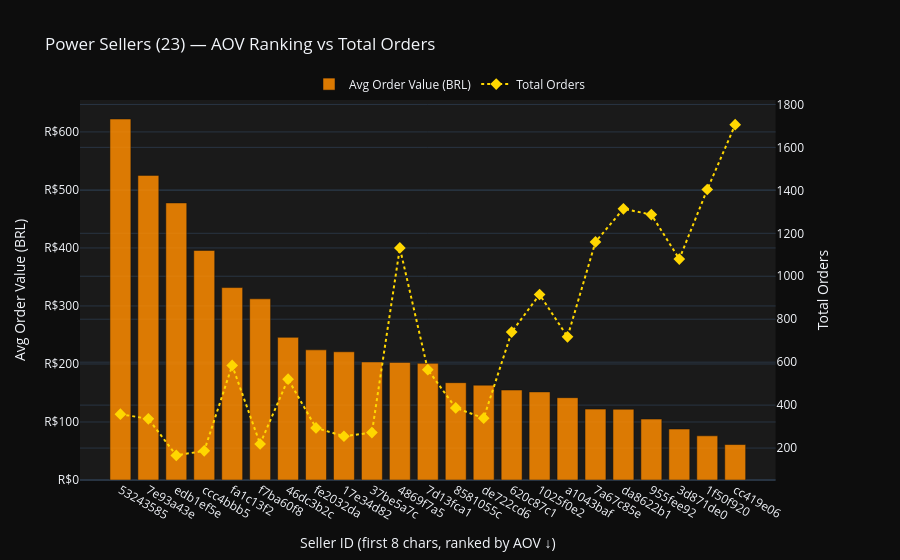

Notebook source saved alongside this figure:
### Code cell
# Dual-axis bar: power sellers — AOV ranking (left y, bars) + total orders (right y, line)
# Sorted by AOV descending to show premium vs mass-market split
aov_orders_plot = (
    active[active["power_seller"] == True]
    .assign(seller_short=lambda df: df["seller_id"].str[:8])
    .sort_values("avg_order_value", ascending=False)
)

fig = make_subplots(specs=[[{"secondary_y": True}]])

fig.add_trace(
    go.Bar(
        x=aov_orders_plot["seller_short"],
        y=aov_orders_plot["avg_order_value"],
        name="Avg Order Value (BRL)",
        marker_color="#FF8C00",
        opacity=0.85,
    ),
    secondary_y=False,
)

fig.add_trace(
    go.Scatter(
        x=aov_orders_plot["seller_short"],
        y=aov_orders_plot["total_orders"],
        name="Total Orders",
        mode="markers+lines",
        marker=dict(color="#FFD700", size=9, symbol="diamond"),
        line=dict(color="#FFD700", width=2, dash="dot"),
    ),
    secondary_y=True,
)

fig.update_layout(
    title=f"Power Sellers ({len(aov_orders_plot)}) — Average Order Value Ranking vs Total Orders",
    template="plotly_dark",
    paper_bgcolor="#0D0D0D",
    plot_bgcolor="#1A1A1A",
    legend=dict(orientation="h", y=1.08, x=0.5, xanchor="center"),
    xaxis_title="Seller ID (first 8 chars, ranked by AOV ↓)",
    bargap=0.25,
)
fig.update_yaxes(title_text="Avg Order Value (BRL)", secondary_y=False, tickprefix="R$")
fig.update_yaxes(title_text="Total Orders", secondary_y=True)
fig.show()

### Figure 1 — Plotly figure (JSON) as saved in the notebook; plotly's stock layout.template omitted (floating-point values rounded to 4 significant figures)
{"data": [{"marker": {"color": "#FF8C00"}, "name": "Avg Order Value (BRL)", "opacity": 0.85, "type": "bar", "x": ["53243585", "7e93a43e", "edb1ef5e", "ccc4bbb5", "fa1c13f2", "f7ba60f8", "46dc3b2c", "fe2032da", "17e34d82", "37be5a7c", "4869f7a5", "7d13fca1", "8581055c", "de722cd6", "620c87c1", "1025f0e2", "a1043baf", "7a67c85e", "da8622b1", "955fee92", "3d871de0", "1f50f920", "cc419e06"], "xaxis": "x", "y": [622.3, 525.1, 477.6, 395.8, 331.7, 312.3, 245.9, 224.3, 221.0, 203.5, 202.7, 201.1, 167.8, 163.5, 155.1, 151.9, 141.9, 122.2, 122.0, 105.0, 87.88, 76.17, 61.13], "yaxis": "y"}, {"line": {"color": "#FFD700", "dash": "dot", "width": 2}, "marker": {"color": "#FFD700", "size": 9, "symbol": "diamond"}, "mode": "markers+lines", "name": "Total Orders", "type": "scatter", "x": ["53243585", "7e93a43e", "edb1ef5e", "ccc4bbb5", "fa1c13f2", "f7ba60f8", "46dc3b2c", "fe2032da", "17e34d82", "37be5a7c", "4869f7a5", "7d13fca1", "8581055c", "de722cd6", "620c87c1", "1025f0e2", "a1043baf", "7a67c85e", "da8622b1", "955fee92", "3d871de0", "1f50f920", "cc419e06"], "xaxis": "x", "y": [358, 336, 166, 187, 585, 219, 521, 294, 255, 272, 1132, 565, 387, 339, 740, 915, 718, 1160, 1314, 1287, 1080, 1404, 1706], "yaxis": "y2"}], "layout": {"bargap": 0.25, "legend": {"orientation": "h", "x": 0.5, "xanchor": "center", "y": 1.08}, "paper_bgcolor": "#0D0D0D", "plot_bgcolor": "#1A1A1A", "title": {"text": "Power Sellers (23) — AOV Ranking vs Total Orders"}, "xaxis": {"anchor": "y", "domain": [0, 0.94], "title": {"text": "Seller ID (first 8 chars, ranked by AOV ↓)"}}, "yaxis": {"anchor": "x", "domain": [0, 1], "tickprefix": "R$", "title": {"text": "Avg Order Value (BRL)"}}, "yaxis2": {"anchor": "x", "overlaying": "y", "side": "right", "title": {"text": "Total Orders"}}}}
